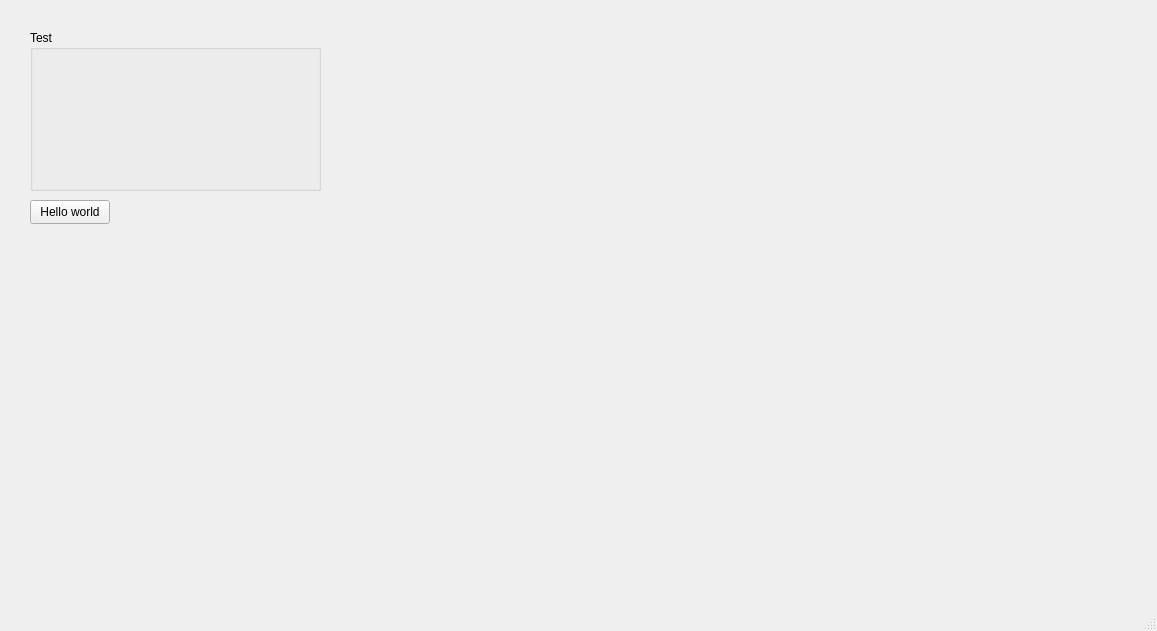
<?xml version="1.0" encoding="UTF-8"?>
<ui version="4.0">
 <class>MainWindow</class>
 <widget class="QMainWindow" name="MainWindow">
  <property name="geometry">
   <rect>
    <x>0</x>
    <y>0</y>
    <width>1157</width>
    <height>631</height>
   </rect>
  </property>
  <property name="windowTitle">
   <string>MainWindow</string>
  </property>
  <widget class="QWidget" name="centralwidget">
   <widget class="QGroupBox" name="groupBox">
    <property name="geometry">
     <rect>
      <x>30</x>
      <y>30</y>
      <width>291</width>
      <height>161</height>
     </rect>
    </property>
    <property name="title">
     <string>Test</string>
    </property>
   </widget>
   <widget class="QPushButton" name="pushButton">
    <property name="geometry">
     <rect>
      <x>30</x>
      <y>200</y>
      <width>80</width>
      <height>24</height>
     </rect>
    </property>
    <property name="text">
     <string>Hello world</string>
    </property>
   </widget>
  </widget>
  <widget class="QMenuBar" name="menubar">
   <property name="geometry">
    <rect>
     <x>0</x>
     <y>0</y>
     <width>1157</width>
     <height>21</height>
    </rect>
   </property>
  </widget>
  <widget class="QStatusBar" name="statusbar"/>
 </widget>
 <resources/>
 <connections/>
</ui>
